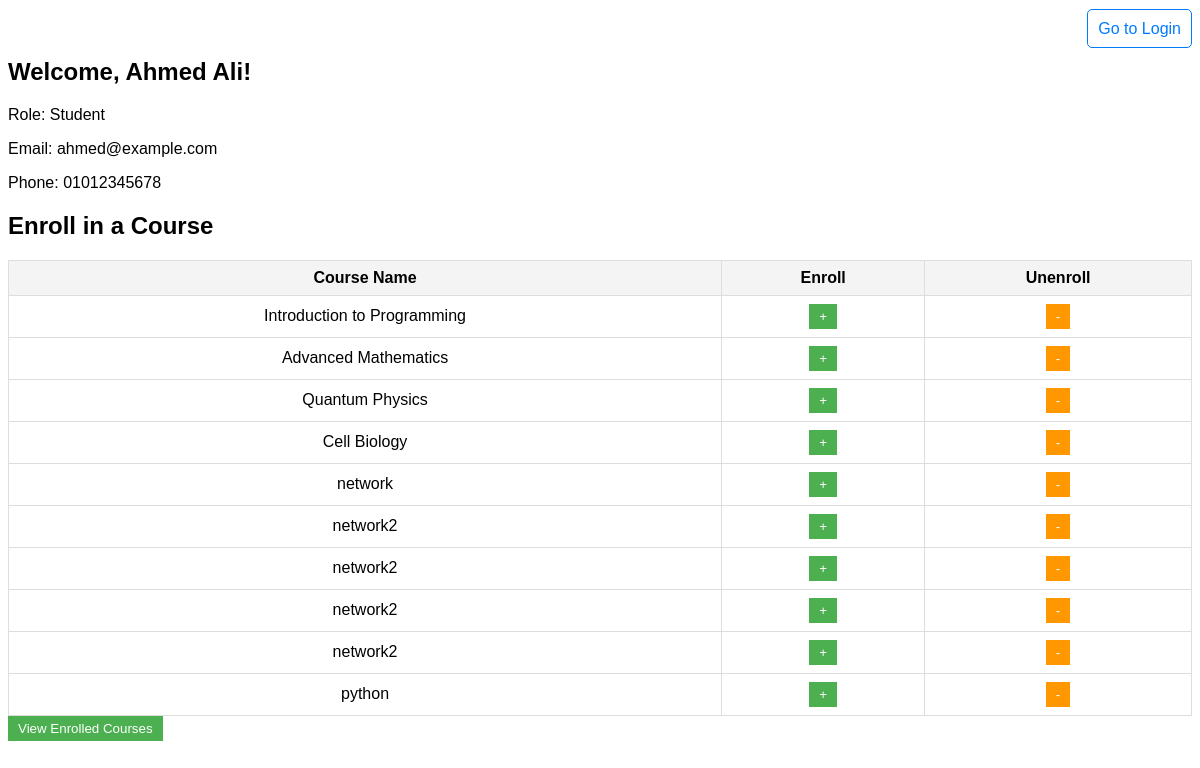
/dashboard.php (signed in), run on the app's committed database.
### tables this page shows
CREATE TABLE `student` (
  `Student_id` int NOT NULL,
  `name` varchar(100) NOT NULL,
  `age` int NOT NULL,
  `email` varchar(100) NOT NULL,
  `phone` varchar(15) NOT NULL,
  `gender` enum('Male','Female') NOT NULL
);

CREATE TABLE `courses` (
  `course_id` int NOT NULL,
  `course_name` varchar(100) NOT NULL,
  `credit` int NOT NULL,
  `dept_id` int DEFAULT NULL,
  `instructor_id` int DEFAULT NULL
);

### dashboard.php (the view, shortened to what this page needs)
<?php
$conn = new mysqli('localhost', 'root', 'root', 'management university');
$role = $_SESSION['role'];
$username = $_SESSION['username'];
$query = "SELECT * FROM `login` WHERE username = ?";
$stmt = $conn->prepare($query);
$stmt->bind_param('s', $username);
$stmt->execute();
$result = $stmt->get_result();
$user = $result->fetch_assoc();
$query2 = "SELECT * FROM `student` WHERE student_id = ?";
$stmt2 = $conn->prepare($query2);
$student_id = $user['student_id'];
$stmt2->bind_param('i', $student_id);
$stmt2->execute();
$result2 = $stmt2->get_result();
$user2 = $result2->fetch_assoc();
$courses = $conn->query("SELECT * FROM Courses");
?>
<!DOCTYPE html>
<html lang="en">
<head>
    <link rel="stylesheet" href="style_dashboard.css">
</head>
<body>
<div class="header">
        <a href="login.php" class="login-link">Go to Login</a>
    </div>
    <h2>Welcome, <?php echo htmlspecialchars($user2['name']); ?>!</h2>
    <p>Role: <?php echo htmlspecialchars($role); ?></p>
    <p>Email: <?php echo htmlspecialchars($user2['email']); ?></p>
    <p>Phone: <?php echo htmlspecialchars($user2['phone']); ?></p>
    <h2>Enroll in a Course</h2>
    <table>
        <thead>
            <tr>
                <th>Course Name</th>
                <th>Enroll</th>
                <th>Unenroll</th>
            </tr>
        </thead>
        <tbody>
            <?php while ($course = $courses->fetch_assoc()) { ?>
                <tr>
                    <td><?php echo $course['course_name']; ?></td>
                    <td><button class="enroll-btn" data-course-id="<?php echo $course['course_id']; ?>">+</button></td>
                    <td><button class="unenroll-btn" data-course-id="<?php echo $course['course_id']; ?>">-</button></td>
                </tr>
            <?php } ?>
        </tbody>
    </table>
    <button id="view-enrolled-courses">View Enrolled Courses</button>
    <div id="message"></div>
</body>
</html>

### style_dashboard.css (style rules this page uses)
body { font-family: Arial, sans-serif; }
table { width: 100%; border-collapse: collapse; margin-top: 20px; }
th, td { border: 1px solid #ddd; padding: 8px; text-align: center; }
th { background-color: #f4f4f4; }
button { padding: 5px 10px; background-color: #4CAF50; color: white; border: none; cursor: pointer; }
#message { margin-top: 20px; }
.unenroll-btn { background-color: #ff9800; color: white; }
.header { margin: 20px 0; text-align: right; }
.login-link { text-decoration: none; font-size: 16px; color: #007bff; padding: 10px; border: 1px solid #007bff; border-radius: 5px; }
#message { margin-top: 20px; padding: 10px; border-radius: 5px; font-size: 16px; text-align: center; width: 100%; }

### data on the page
student: name "Ahmed Ali", email "ahmed@example.com", phone "01012345678"
courses: course_name "Introduction to Programming"
courses: course_name "Advanced Mathematics"
courses: course_name "Quantum Physics"
courses: course_name "Cell Biology"
courses: course_name "network"
courses: course_name "network2"
courses: course_name "network2"
courses: course_name "network2"
courses: course_name "network2"
courses: course_name "python"

### other printed values
$role "Student"
